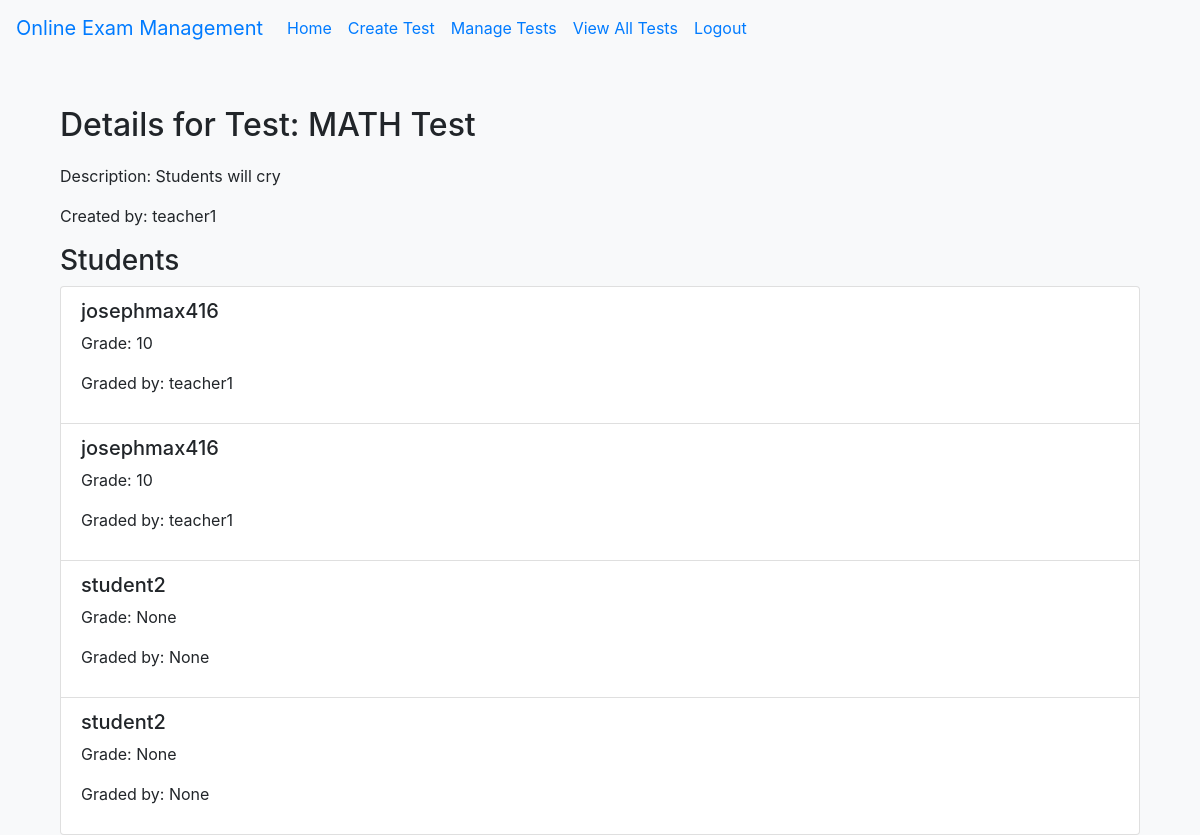
The app's page /test/1/details (signed in), older data.
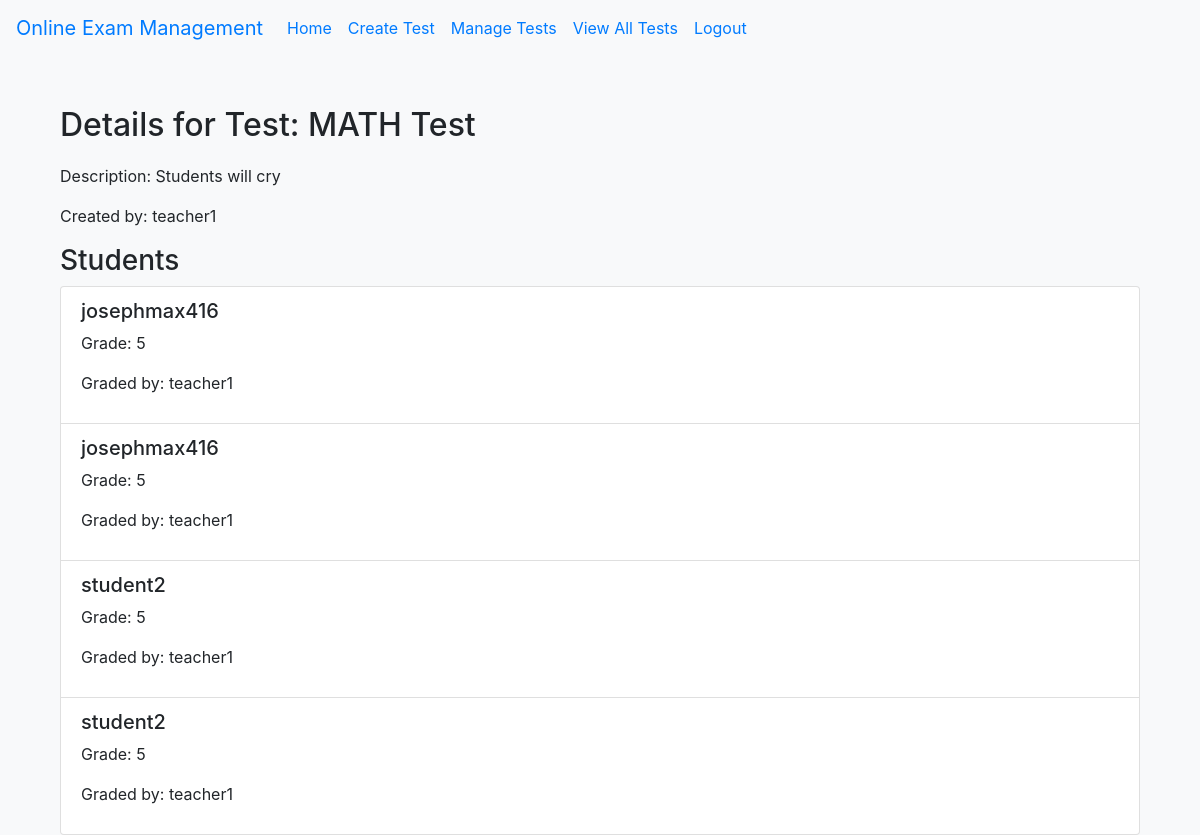
The same page, newer data.
### tables this page shows
CREATE TABLE Test (
    id INTEGER PRIMARY KEY AUTOINCREMENT,
    teacher_id INTEGER NOT NULL,
    test_name TEXT NOT NULL,
    test_description TEXT,
    FOREIGN KEY (teacher_id) REFERENCES User(id)
);

CREATE TABLE User (
    id INTEGER PRIMARY KEY AUTOINCREMENT,
    username TEXT NOT NULL UNIQUE,
    password TEXT NOT NULL,
    role TEXT NOT NULL  -- 'student' or 'teacher'
);

CREATE TABLE Answer (
    id INTEGER PRIMARY KEY AUTOINCREMENT,
    student_id INTEGER NOT NULL,
    test_id INTEGER NOT NULL,
    question_id INTEGER NOT NULL,
    answer_text TEXT NOT NULL,
    submission_time DATETIME NOT NULL,
    FOREIGN KEY (student_id) REFERENCES User(id),
    FOREIGN KEY (test_id) REFERENCES Test(id),
    FOREIGN KEY (question_id) REFERENCES Question(id)
);

CREATE TABLE Grade (
    id INTEGER PRIMARY KEY AUTOINCREMENT,
    student_id INTEGER NOT NULL,
    test_id INTEGER NOT NULL,
    grade INTEGER NOT NULL,
    graded_by INTEGER NOT NULL,
    FOREIGN KEY (student_id) REFERENCES User(id),
    FOREIGN KEY (test_id) REFERENCES Test(id),
    FOREIGN KEY (graded_by) REFERENCES User(id)
);

### app.py (the view)
@app.route('/test/<int:test_id>/details')
@login_required
def view_test_details(test_id):
    test = db.execute("SELECT Test.id, Test.test_name, Test.test_description, User.username AS teacher_name "
                      "FROM Test "
                      "LEFT JOIN User ON Test.teacher_id = User.id "
                      "WHERE Test.id = ?", test_id)[0]
    students = db.execute("SELECT Answer.student_id, User.username AS student_name, Grade.grade, Grader.username AS grader_name "
                          "FROM Answer "
                          "LEFT JOIN User ON Answer.student_id = User.id "
                          "LEFT JOIN Grade ON Answer.student_id = Grade.student_id AND Answer.test_id = Grade.test_id "
                          "LEFT JOIN User AS Grader ON Grade.graded_by = Grader.id "
                          "WHERE Answer.test_id = ?", test_id)
    return render_template('view_test_details.html', test=test, students=students)

### app.py (called while the page is built)
@login_manager.user_loader
def load_user(user_id):
    user = db.execute("SELECT * FROM User WHERE id = ?", user_id)
    if user:
        return User(id=user[0]['id'], username=user[0]['username'], password=user[0]['password'], role=user[0]['role'])
    return None

### templates/view_test_details.html
{% extends "base.html" %}
{% block content %}
<div class="container mt-4">
    <h2>Details for Test: {{ test.test_name }}</h2>
    <p>Description: {{ test.test_description }}</p>
    <p>Created by: {{ test.teacher_name }}</p>
    <h3>Students</h3>
    <ul class="list-group">
        {% for student in students %}
        <li class="list-group-item">
            <h5>{{ student.student_name }}</h5>
            <p>Grade: {{ student.grade }}</p>
            <p>Graded by: {{ student.grader_name }}</p>
        </li>
        {% endfor %}
    </ul>
</div>
{% endblock %}

### templates/base.html (shortened to what this page needs)
<!DOCTYPE html>
<html lang="en">
<head>
    <link rel="stylesheet" href="https://stackpath.bootstrapcdn.com/bootstrap/4.3.1/css/bootstrap.min.css">
    <link rel="stylesheet" href="{{ url_for('static', filename='css/styles.css') }}">
</head>
<body>
    <nav class="navbar navbar-expand-lg navbar-light bg-light">
        <a class="navbar-brand" href="/">Online Exam Management</a>
        <div class="collapse navbar-collapse" id="navbarNav">
            <ul class="navbar-nav">
                <li class="nav-item">
                    <a class="nav-link" href="/">Home</a>
                </li>
                {% if current_user.is_authenticated %}
                    {% if current_user.role == 'teacher' %}
                        <li class="nav-item">
                            <a class="nav-link" href="/create_test">Create Test</a>
                        </li>
                        <li class="nav-item">
                            <a class="nav-link" href="/manage_tests">Manage Tests</a>
                        </li>
                        <li class="nav-item">
                            <a class="nav-link" href="/tests">View All Tests</a>
                        </li>
                    {% endif %}
                    <li class="nav-item">
                        <a class="nav-link" href="/logout">Logout</a>
                    </li>
                {% endif %}
            </ul>
        </div>
    </nav>
    <div class="container">
        {% block content %}{% endblock %}
    </div>
</body>
</html>

### static/css/styles.css (style rules this page uses)
body { background-color: #f8f9fa; }
.container { margin-top: 50px; }
h2 { margin-bottom: 20px; }
.navbar-brand, .nav-link { color: #007bff !important; }

Row changes from the older to the newer data that the page shows:
changed through a linked row, Answer (number 1 of 4 on the later page): grade "10" → "5"
changed through a linked row, Answer (number 2 of 4 on the later page): grade "10" → "5"
computed for Answer (number 3 of 4 on the later page): grade "None" → "5"; grader_name "None" → "teacher1"
computed for Answer (number 4 of 4 on the later page): grade "None" → "5"; grader_name "None" → "teacher1"
